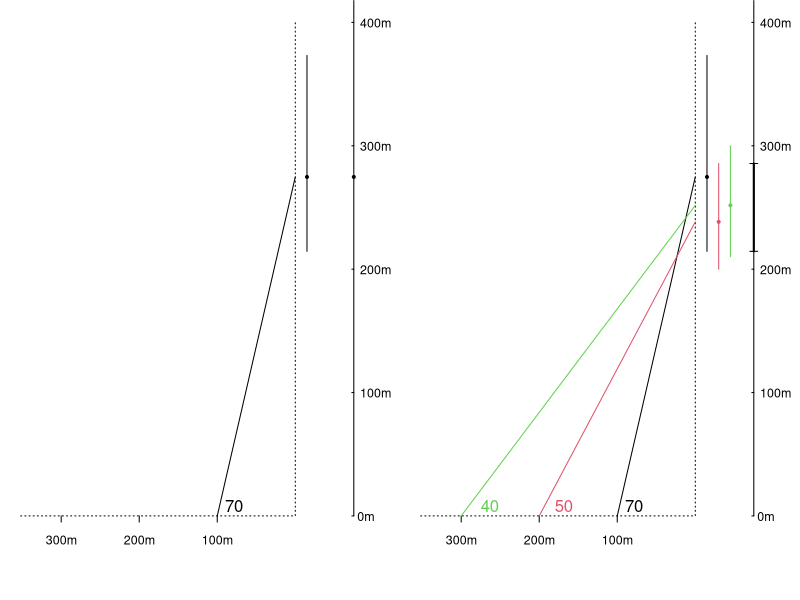

Write R code to recreate this figure.
## ---- chunk 1


DA = 10

xmax=0.75
DX=3+xmax
ymax=4

u = 100

par(mfrow=c(1,2),mar = c(0.01,1,0.01,0.25))

for (example in 1:2) {
	
 
plot(u*c(-3,xmax),u*c(-0.5,ymax),col="white",
 xaxt="n", yaxt="n",xlab="",ylab="",
 xlim=u*c(-3.35,xmax+0.35),ylim=u*c(-0.5,ymax),
 frame=FALSE)
lines(u*c(-4,0,0),u*c(0,0,ymax),lty="dotted")

segments(u*xmax, 0, u*xmax,  u*6)
for(h in seq(0,6,1)){
	text(u*xmax,u*h,
	     paste(toString(u*h),"m",sep=""),
	     adj=c(-0.2,0.5),cex=0.75)
	segments(u*(xmax-0.025), u*h, u*xmax,  u*h)
}
for(d in seq(1,3,1)){
	text(-u*d,-0.15*u,
	     paste(toString(u*d),"m",sep=""),
	     adj=c(0.5,1),cex=0.75)
	segments(-u*d, 0, -u*d,  -u*0.05)
}


H = u*2.25

x=0.15
U=u*5
L=0
COL=1
dd = 1

distances = 1
if(example==2) distances = seq(dd,3,dd)

for (d in u*distances ) {	
   ANGLE   = atan( H/d ) * 360/(2*pi) 
   angle.hat   = DA*round(ANGLE/DA)
   h.hat   = d*tan(  angle.hat       / ( 360/(2*pi) ) )
   segments(-d,0,0,h.hat,col=COL)
   ii = d/u

   text(-d + u*c(0.1,0.2,0.25)[ii], 0,
        toString(angle.hat), 
        adj=c(0,-0.3), col=COL)
   h.upper = d*tan( (angle.hat+DA/2) / ( 360/(2*pi) ) )
   h.lower = d*tan( (angle.hat-DA/2) / ( 360/(2*pi) ) )
   segments(u*x,h.lower,u*x,h.upper,col=COL)
   points(u*x,h.hat,pch=19,cex=0.4,col=COL)
   if(example==1) points(u*xmax,h.hat,pch=19,cex=0.4,col=COL)
   U = min(U,h.upper)
   L = max(L,h.lower)
   x=x+0.15
   COL=COL+1
}
if(example==2){
  segments(u*(xmax),L,u*(xmax),U,lwd=2)
  segments(u*(xmax-0.05),L,u*(xmax+0.05),L )
  segments(u*(xmax-0.05),U,u*(xmax+0.05),U )
} 

}

